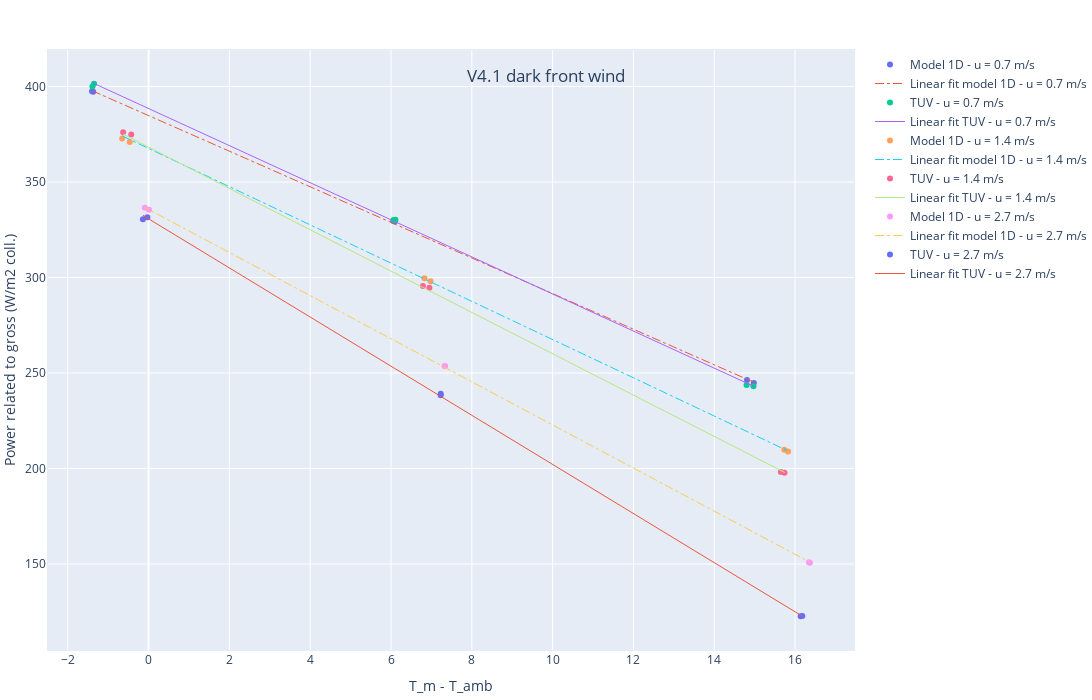

Notebook code for this chart:
### Code cell
u_list = df_res['u'].unique()
fig = go.Figure()

for i in range(len(u_list)):
    # Add traces

    fig.add_trace(go.Scatter(x=-df_res.loc[df_res["u"]==u_list[i]]['-(T_m - T_a)'], y=df_res.loc[df_res["u"]==u_list[i]]['Qdot / AG'],
                        mode = 'markers',
                        name='Model 1D - u = '+str(u_list[i])+' m/s',
                        ))

    
    fig.add_trace(go.Scatter(x=-df_res.loc[df_res["u"]==u_list[i]]['-(T_m - T_a)'], y=sk.comp_power_rG_coeff_df(X_df['Linear fit model 1D'],df_res.loc[df_res["u"]==u_list[i]]),
                        mode = 'lines',
                        line=dict(width=1,
                            dash='dashdot'),
                        name='Linear fit model 1D - u = '+str(u_list[i])+' m/s',
                        ))
    
    fig.add_trace(go.Scatter(x=condi.loc[condi["u"]==u_list[i]]['T_m - T_a'], y=condi.loc[condi["u"]==u_list[i]]['Qdot / AG'],
                        mode = 'markers',
                        name='TUV - u = '+str(u_list[i])+' m/s')
                        )
    
    fig.add_trace(go.Scatter(x=condi.loc[condi["u"]==u_list[i]]['T_m - T_a'], y=sk.comp_power_rG_coeff_df(X_df['TÜV'],condi.loc[condi["u"]==u_list[i]]),
                        mode = 'lines',
                        line=dict(width=1
                            ),
                        name='Linear fit TUV - u = '+str(u_list[i])+' m/s')
                        )
# Set x-axis title
fig.update_xaxes(title_text="T_m - T_amb")
fig.update_yaxes(title_text="Power related to gross (W/m2 coll.)")

fig.update_layout(
    title={
        'text': "V4.1 dark front wind",
        'y':0.9,
        'x':0.5,
        'xanchor': 'center',
        'yanchor': 'top'})

fig.update_layout(
    autosize=False,
    width=1200,
    height=700,
    margin=dict(
        l=0,
        r=0,
        b=50,
        t=50,
        pad=1
    ),
)

fig.show()

### Figure 1 — Plotly figure (JSON) as saved in the notebook; plotly's stock layout.template omitted (floating-point values rounded to 4 significant figures)
{"data": [{"mode": "markers", "name": "Model 1D - u = 0.7 m/s", "type": "scatter", "x": [-1.399, -1.371, 6.056, 6.094, 14.98, 14.81], "y": [397.6, 397.3, 329.6, 329.3, 244.7, 246.3]}, {"line": {"dash": "dashdot", "width": 1}, "mode": "lines", "name": "Linear fit model 1D - u = 0.7 m/s", "type": "scatter", "x": [-1.399, -1.371, 6.056, 6.094, 14.98, 14.81], "y": [397.8, 397.6, 328.3, 328.0, 245.2, 246.7]}, {"mode": "markers", "name": "TUV - u = 0.7 m/s", "type": "scatter", "x": [-1.39, -1.35, 6.06, 6.11, 14.97, 14.8], "y": [399.9, 401.4, 330.1, 330.2, 243.1, 243.8]}, {"line": {"width": 1}, "mode": "lines", "name": "Linear fit TUV - u = 0.7 m/s", "type": "scatter", "x": [-1.39, -1.35, 6.06, 6.11, 14.97, 14.8], "y": [402.0, 401.6, 329.6, 329.1, 243.1, 244.8]}, {"mode": "markers", "name": "Model 1D - u = 1.4 m/s", "type": "scatter", "x": [-0.6541, -0.4668, 6.977, 6.828, 15.83, 15.73], "y": [372.8, 371.0, 298.1, 299.6, 208.9, 209.8]}, {"line": {"dash": "dashdot", "width": 1}, "mode": "lines", "name": "Linear fit model 1D - u = 1.4 m/s", "type": "scatter", "x": [-0.6541, -0.4668, 6.977, 6.828, 15.83, 15.73], "y": [374.1, 372.3, 297.8, 299.3, 209.2, 210.1]}, {"mode": "markers", "name": "TUV - u = 1.4 m/s", "type": "scatter", "x": [-0.63, -0.43, 6.95, 6.79, 15.74, 15.65], "y": [376.0, 374.9, 294.7, 295.6, 197.8, 198.2]}, {"line": {"width": 1}, "mode": "lines", "name": "Linear fit TUV - u = 1.4 m/s", "type": "scatter", "x": [-0.63, -0.43, 6.95, 6.79, 15.74, 15.65], "y": [375.1, 372.9, 293.1, 294.7, 198.0, 199.1]}, {"mode": "markers", "name": "Model 1D - u = 2.7 m/s", "type": "scatter", "x": [0.009857, -0.09209, 7.337, 7.327, 16.34, 16.37], "y": [335.4, 336.6, 253.5, 253.6, 151.0, 150.7]}, {"line": {"dash": "dashdot", "width": 1}, "mode": "lines", "name": "Linear fit model 1D - u = 2.7 m/s", "type": "scatter", "x": [0.009857, -0.09209, 7.337, 7.327, 16.34, 16.37], "y": [335.5, 336.7, 252.9, 253.0, 151.2, 150.9]}, {"mode": "markers", "name": "TUV - u = 2.7 m/s", "type": "scatter", "x": [-0.03, -0.14, 7.23, 7.23, 16.14, 16.18], "y": [331.6, 330.5, 238.4, 239.2, 122.7, 122.8]}, {"line": {"width": 1}, "mode": "lines", "name": "Linear fit TUV - u = 2.7 m/s", "type": "scatter", "x": [-0.03, -0.14, 7.23, 7.23, 16.14, 16.18], "y": [331.1, 332.5, 237.8, 237.8, 123.2, 122.8]}], "layout": {"autosize": false, "height": 700, "margin": {"b": 50, "l": 0, "pad": 1, "r": 0, "t": 50}, "title": {"text": "V4.1 dark front wind", "x": 0.5, "xanchor": "center", "y": 0.9, "yanchor": "top"}, "width": 1200, "xaxis": {"title": {"text": "T_m - T_amb"}}, "yaxis": {"title": {"text": "Power related to gross (W/m2 coll.)"}}}}
